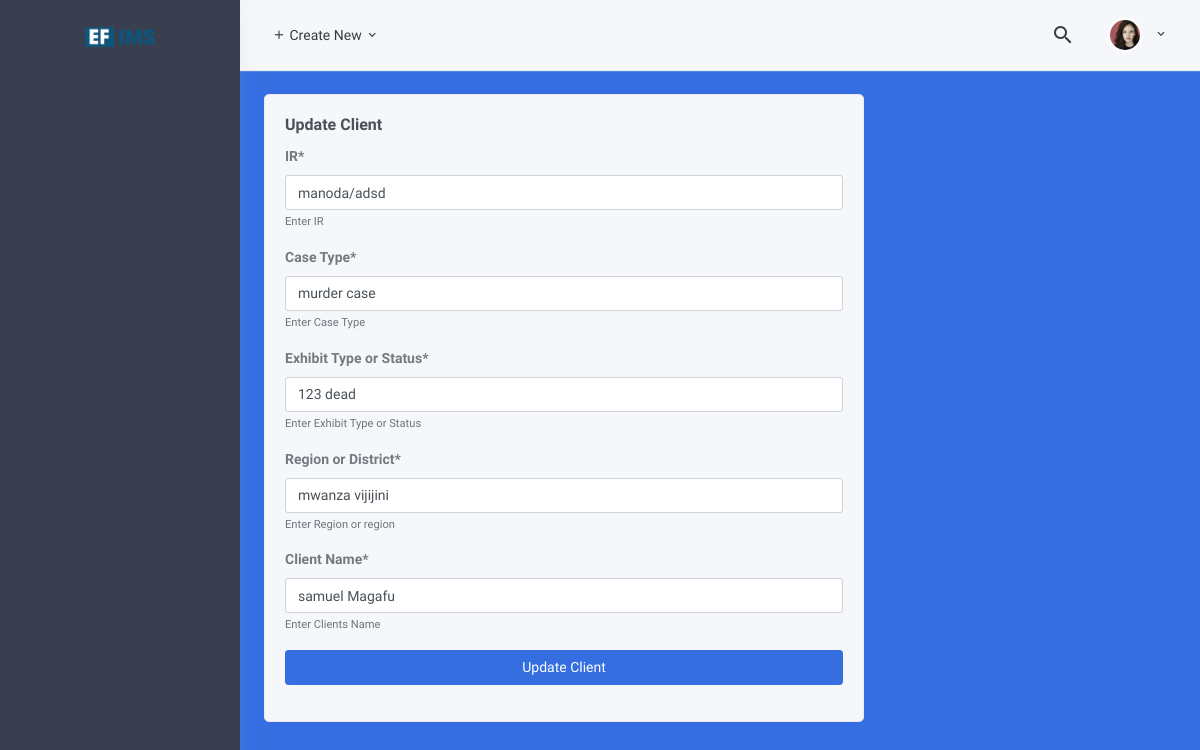
The page /client/3/update on the database its author committed.
### pages/models.py (models this page shows, shortened)
class Client(models.Model):
    ir = models.CharField(help_text="Enter IR", max_length=160,null=False,blank=False, verbose_name="IR")
    casetype = models.CharField(help_text="Enter Case Type", max_length=160,null=False,blank=False,verbose_name="Case Type")
    status = models.CharField(help_text="Enter Exhibit Type or Status", max_length=160,null=False,blank=False,verbose_name="Exhibit Type or Status")
    region = models.CharField(help_text="Enter Region or region", max_length=160,null=False,blank=False,verbose_name="Region or District")
    client = models.CharField(help_text="Enter Clients Name", max_length=160,null=False,blank=False,verbose_name="Client Name")
    class Meta:
        verbose_name = 'Client'
        verbose_name_plural = 'Clients'

### pages/views.py (the view)
# urls.py: path('client/<int:pk>/update', views.ClientUpdateView.as_view(), name='update-client'),
class ClientUpdateView(UpdateView):
    form_class = ClientForm
    model = Client
    template_name = "clients/update.html"

### pages/forms.py
class ClientForm(ModelForm):
    class Meta:
        model = Client
        fields = '__all__'

### balistic/templatetags/ballistic_tags.py (called while the page is built)
@register.filter(name='has_group')
def has_group(user, group_name):
    group = Group.objects.get(name=group_name)
    return True if group in user.groups.all() else False

### template/clients/update.html (shortened to what this page needs)
{% extends 'clients/base.html' %}
{% load static %}
{% load crispy_forms_tags %}
{% block content %}
<div id="layout-wrapper">
    {% include 'include/navbar.html' %}
    <div class="main-content">
        <div class="page-content">
            <div class="container-fluid">
                <div class="row">
                        <div class="col-xl-8">
                            <div class="card">
                                <div class="card-body">
                                    <h4 class="card-title">
                                        Update Client
                                    </h4>
                                    <form action="" method="POST">
                                        {{form | crispy}}
                                        <div class="mb-3 text-center">
                                            <button class="btn btn-primary btn-block" type="submit"> Update Client
                                            </button>
                                        </div>
                                    </form>
                                </div>
                            </div>
                        </div>
                </div>
            </div>
        </div>
    </div>
</div>
{% endblock content %}

### rows shown on the page
Client: ir "manoda/adsd", casetype "murder case", status "123 dead", region "mwanza vijijini", client "samuel Magafu"
